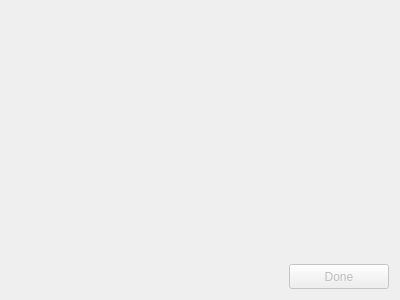
<?xml version="1.0" encoding="UTF-8"?>
<ui version="4.0">
 <class>SetupDialog</class>
 <widget class="QDialog" name="SetupDialog">
  <property name="geometry">
   <rect>
    <x>0</x>
    <y>0</y>
    <width>400</width>
    <height>300</height>
   </rect>
  </property>
  <property name="windowTitle">
   <string>Initial setup</string>
  </property>
  <property name="locale">
   <locale language="English" country="UnitedStates"/>
  </property>
  <property name="modal">
   <bool>true</bool>
  </property>
  <layout class="QGridLayout" name="gridLayout">
   <item row="0" column="0">
    <spacer name="verticalSpacer">
     <property name="orientation">
      <enum>Qt::Vertical</enum>
     </property>
     <property name="sizeHint" stdset="0">
      <size>
       <width>20</width>
       <height>249</height>
      </size>
     </property>
    </spacer>
   </item>
   <item row="1" column="0">
    <layout class="QHBoxLayout" name="horizontalLayout">
     <item>
      <spacer name="horizontalSpacer">
       <property name="orientation">
        <enum>Qt::Horizontal</enum>
       </property>
       <property name="sizeHint" stdset="0">
        <size>
         <width>273</width>
         <height>20</height>
        </size>
       </property>
      </spacer>
     </item>
     <item>
      <widget class="QToolButton" name="doneButton">
       <property name="enabled">
        <bool>false</bool>
       </property>
       <property name="sizePolicy">
        <sizepolicy hsizetype="Maximum" vsizetype="Maximum">
         <horstretch>0</horstretch>
         <verstretch>0</verstretch>
        </sizepolicy>
       </property>
       <property name="minimumSize">
        <size>
         <width>100</width>
         <height>25</height>
        </size>
       </property>
       <property name="text">
        <string>Done</string>
       </property>
      </widget>
     </item>
    </layout>
   </item>
  </layout>
 </widget>
 <resources/>
 <connections/>
</ui>
